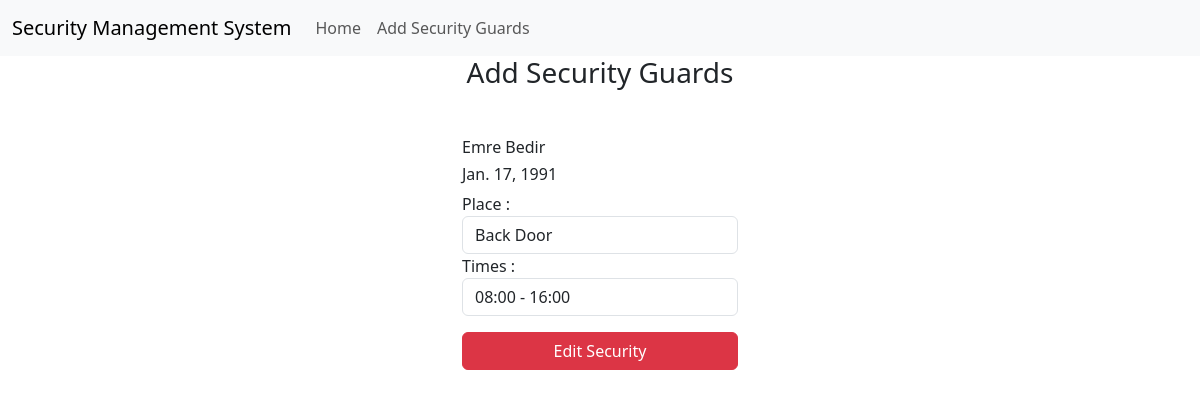
Screenshot of /edittime18 with the database file from the repository.
### security_management/models.py (models this page shows, shortened)
class SecurityGuard(models.Model):
    name = models.CharField(max_length=100)
    surname = models.CharField(max_length=100)
    date_of_birth = models.DateField()
    years_of_experience = models.IntegerField()
    duty_times = models.ForeignKey(DutyTime, on_delete=models.CASCADE)  # ForeignKey ile DutyTime modeline referans veriliyor
    guard_place = models.ForeignKey(Place, on_delete=models.CASCADE, null=True)

class Place(models.Model):
    place = models.CharField(max_length=100)
    def __str__(self):
        return self.place

class DutyTime(models.Model):
    time = models.CharField(max_length=100)
    def __str__(self):
        return self.time

### security_management/views.py (the view, shortened to what this page needs)
# urls.py: path('edittime<int:guardId>',editTime,name="editTime")
def editTime(request,guardId):
    places = Place.objects.all()
    duty_times = DutyTime.objects.all()
    guard = SecurityGuard.objects.get(id = guardId )
    context = {
        'places': places,
        'duty_times': duty_times,
        'guard':guard
    }
    return render(request,'edit.html',context)

### templates/edit.html (shortened to what this page needs)
{% extends "base.html" %}
{% block content %}
<h3 class="text-center">Add Security Guards</h3>
<div class="container w-25 mt-5">
    <h6>{{guard.name}} {{guard.surname}}</h6>
    <h6>{{guard.date_of_birth}}</h6>
    <form action="" method="POST">
        <label for="">Place :</label>
        <select class="form-control" name="place" >
            <option value="{{guard.guard_place.id}}">{{guard.guard_place}}</option>
        </select>
        <label for="">Times :</label>
        <select class="form-control" name="time" >
            <option value="{{guard.duty_times.time}}">{{guard.duty_times}}</option>
        </select>
        <div class="m-auto text-center mt-3">
            <input class="btn btn-danger w-100"type="submit" value="Edit Security">
        </div>
    </form>
</div>
{% endblock content %}

### rows the page displays
SecurityGuard: name "Emre", surname "Bedir", date_of_birth "Jan. 17, 1991", place "Back Door", time "08:00 - 16:00"
